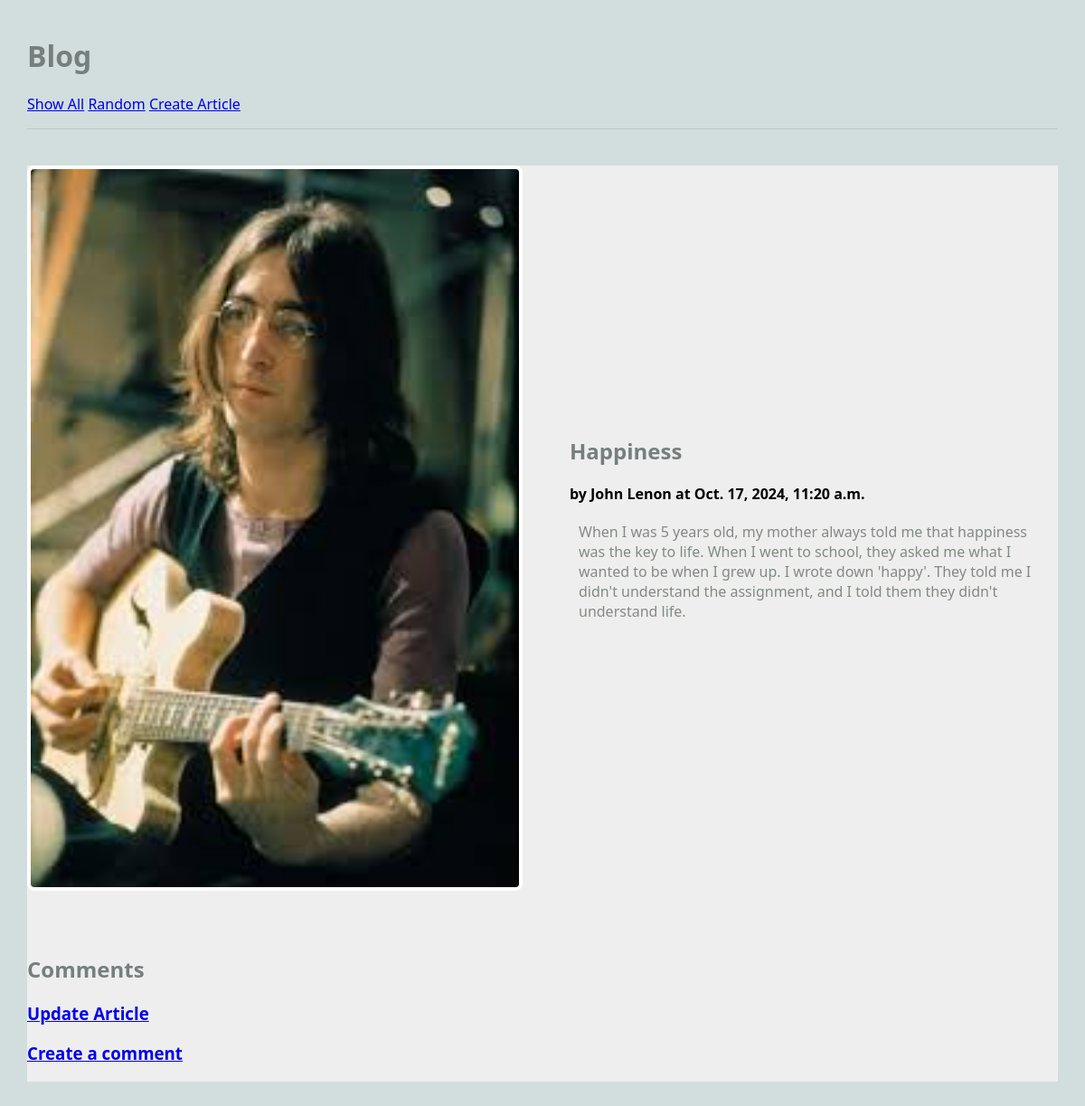
/blog/article/1, run on the app's committed database.
### blog/models.py (models this page shows, shortened)
class Article(models.Model):
    title = models.TextField(blank = False)  #false means it is required
    author = models.TextField(blank = False)
    text = models.TextField(blank = False)
    published = models.DateTimeField(auto_now = True)  #when object is created, it will automatically set the current time
    image_file = models.ImageField(blank=True) # an actual image

### blog/views.py (the view)
# urls.py: path('article/<int:pk>', ArticlePageView.as_view(), name='article'),
class ArticlePageView(DetailView):
    model = Article #the model to display
    template_name = 'blog/article.html' #the template to use
    context_object_name = 'article' #model describes one article, so we use the singular form for the context variable

### blog/templates/blog/article.html (shortened to what this page needs)
{% extends 'blog/base.html' %}
{% block content %}
<main class="grid-container">
    <article class="featured">
        {% if article.image_file.url %}
        <img src="{{article.image_file.url}}" alt="{{article.image_file.url}}">
        {% endif %}
        <div>
        <h2>{{article.title}}</h2>
        <strong>by {{article.author}} at {{article.published}}</strong>
        <p>
        {{article.text}}
        </p>
        </div>
    </article>
    <div>
    <h2>Comments</h2>
    <h3><a href="{% url 'update_article' article.pk %}">Update Article</a></h3>
    <h3><a href="{% url 'create_comment' article.pk %}">Create a comment</a></h3>
</div>
</main>
{% endblock %}

### static/styles-blog.css (style rules this page uses)
body { margin: 30px; background: #d1dedd; font-family:'Segoe UI', Tahoma, Geneva, Verdana, sans-serif; }
h1, h2, h3 { color: #767f7e; }
p { color: #828b82; }
.grid-container { background: #eee; max-width: 900px; display: grid; grid-template-columns: repeat(3, 1fr); grid-gap: 10px; max-width: 1200px; margin: 20px auto; }
article.featured { grid-column: span 3; display: grid; gap: 60px; grid-template-columns: 1fr 1fr; align-items: center; border-bottom: 1px #bbc7c7; padding-bottom: 40px; }
article img, article.featured img { width: 100%; border: 4px solid #fff; border-radius: 8px; }
article p, article h3 { margin: 20px 10px; }

### data on the page
Article: image_file (picture), title "Happiness", author "John Lenon", published "Oct. 17, 2024, 11:20 a.m.", text "When I was 5 years old, my mother always told me that happiness was the key to life. When I went to school, they asked me what I wanted to be when I grew up. I wrote down 'happy'. They told me I didn't understand the assignment, and I told them they didn't understand life."
